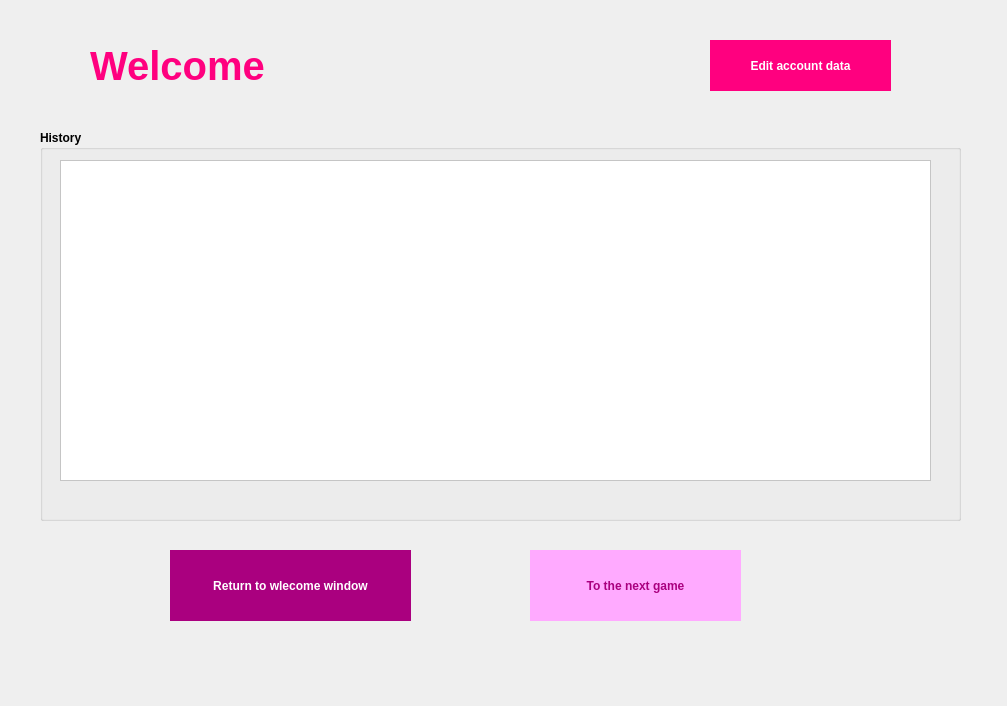
<?xml version="1.0" encoding="UTF-8"?>
<ui version="4.0">
 <class>Profile</class>
 <widget class="QDialog" name="Profile">
  <property name="geometry">
   <rect>
    <x>0</x>
    <y>0</y>
    <width>1007</width>
    <height>706</height>
   </rect>
  </property>
  <property name="font">
   <font>
    <bold>true</bold>
   </font>
  </property>
  <property name="windowTitle">
   <string>Dialog</string>
  </property>
  <property name="styleSheet">
   <string notr="true">.Profile {
    background-image:url(C:/Users/Spectra/Desktop/63148.jpg);
    opacity: 0.5; /* Adjust the opacity value as needed (0.0 to 1.0) */
    /* Other background properties */
    background-size: cover; /* Ensure the background image covers the entire element */
    background-position: center; /* Center the background image */
    /* Add more background properties as needed */
	background-repeat: no-repeat;
}
</string>
  </property>
  <widget class="QLabel" name="Header">
   <property name="geometry">
    <rect>
     <x>90</x>
     <y>30</y>
     <width>541</width>
     <height>71</height>
    </rect>
   </property>
   <property name="font">
    <font>
     <pointsize>30</pointsize>
     <bold>true</bold>
    </font>
   </property>
   <property name="styleSheet">
    <string notr="true">color:rgb(255, 0, 127);</string>
   </property>
   <property name="text">
    <string>Welcome</string>
   </property>
  </widget>
  <widget class="QPushButton" name="ToWelcome">
   <property name="geometry">
    <rect>
     <x>170</x>
     <y>550</y>
     <width>241</width>
     <height>71</height>
    </rect>
   </property>
   <property name="styleSheet">
    <string notr="true">QPushButton {
    background-color:rgb(170, 0, 127) ;
    color: rgb(255, 255, 255);
  
	font: 700 12pt &quot;Segoe UI&quot;;
    border: 0px solid black;
    border-radius: 0px;
    padding: 5px;
}

QPushButton:hover {
    background-color: lightblue;
}
QPushButton:pressed {
    background-color: navy;
    color: lightblue;
}</string>
   </property>
   <property name="text">
    <string>Return to wlecome window</string>
   </property>
  </widget>
  <widget class="QGroupBox" name="groupBox">
   <property name="geometry">
    <rect>
     <x>40</x>
     <y>130</y>
     <width>921</width>
     <height>391</height>
    </rect>
   </property>
   <property name="title">
    <string>History</string>
   </property>
   <widget class="QListWidget" name="listWidget">
    <property name="geometry">
     <rect>
      <x>20</x>
      <y>30</y>
      <width>871</width>
      <height>321</height>
     </rect>
    </property>
    <property name="styleSheet">
     <string notr="true">background-color:rgb(255, 255, 255)</string>
    </property>
   </widget>
  </widget>
  <widget class="QPushButton" name="EditAccountData">
   <property name="geometry">
    <rect>
     <x>710</x>
     <y>40</y>
     <width>181</width>
     <height>51</height>
    </rect>
   </property>
   <property name="styleSheet">
    <string notr="true">QPushButton {
    background-color:rgb(255, 0, 127) ;
    color: white;
font: 700 12pt &quot;Segoe UI&quot;;
    border: 0px solid black;
    border-radius: 0px;
    padding: 5px;
}

QPushButton:hover {
    background-color: lightblue;
}
QPushButton:pressed {
    background-color: navy;
    color: lightblue;
}</string>
   </property>
   <property name="text">
    <string>Edit account data</string>
   </property>
  </widget>
  <widget class="QPushButton" name="ToNextGame">
   <property name="geometry">
    <rect>
     <x>530</x>
     <y>550</y>
     <width>211</width>
     <height>71</height>
    </rect>
   </property>
   <property name="styleSheet">
    <string notr="true">QPushButton {
    background-color:rgb(255, 170, 255) ;
    color: rgb(170, 0, 127);
  
	font: 700 14pt &quot;Segoe UI&quot;;
    border: 0px solid black;
    border-radius: 0px;
    padding: 5px;
}

QPushButton:hover {
    background-color: lightblue;
}
QPushButton:pressed {
    background-color: navy;
    color: lightblue;
}</string>
   </property>
   <property name="text">
    <string>To the next game</string>
   </property>
  </widget>
 </widget>
 <resources/>
 <connections/>
</ui>
